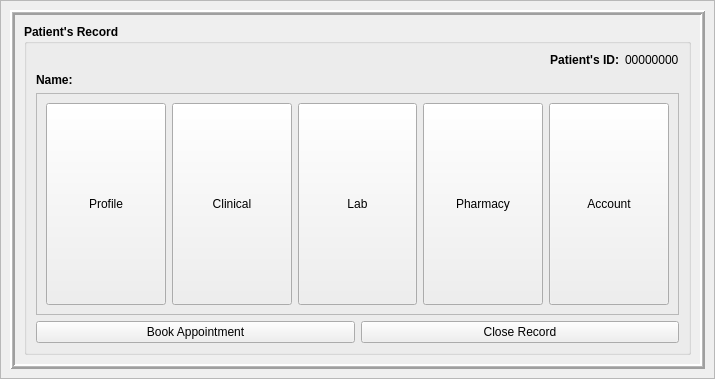
<?xml version="1.0" encoding="UTF-8"?>
<ui version="4.0">
 <class>Patient</class>
 <widget class="QWidget" name="Patient">
  <property name="geometry">
   <rect>
    <x>0</x>
    <y>0</y>
    <width>715</width>
    <height>379</height>
   </rect>
  </property>
  <property name="windowTitle">
   <string>Patient</string>
  </property>
  <layout class="QGridLayout" name="gridLayout">
   <property name="leftMargin">
    <number>0</number>
   </property>
   <property name="topMargin">
    <number>0</number>
   </property>
   <property name="rightMargin">
    <number>0</number>
   </property>
   <property name="bottomMargin">
    <number>0</number>
   </property>
   <property name="spacing">
    <number>0</number>
   </property>
   <item row="0" column="0">
    <widget class="QFrame" name="bgLayer">
     <property name="mouseTracking">
      <bool>true</bool>
     </property>
     <property name="tabletTracking">
      <bool>true</bool>
     </property>
     <property name="frameShape">
      <enum>QFrame::StyledPanel</enum>
     </property>
     <property name="frameShadow">
      <enum>QFrame::Raised</enum>
     </property>
     <layout class="QGridLayout" name="gridLayout_2">
      <item row="0" column="0">
       <widget class="QFrame" name="bgframe">
        <property name="frameShape">
         <enum>QFrame::Box</enum>
        </property>
        <property name="frameShadow">
         <enum>QFrame::Raised</enum>
        </property>
        <property name="lineWidth">
         <number>2</number>
        </property>
        <property name="midLineWidth">
         <number>1</number>
        </property>
        <layout class="QGridLayout" name="gridLayout_3">
         <item row="0" column="1">
          <widget class="QGroupBox" name="groupBox">
           <property name="font">
            <font>
             <weight>75</weight>
             <bold>true</bold>
            </font>
           </property>
           <property name="title">
            <string>Patient's Record</string>
           </property>
           <layout class="QVBoxLayout" name="verticalLayout">
            <item>
             <layout class="QHBoxLayout" name="horizontalLayout">
              <item>
               <widget class="QLabel" name="label_2">
                <property name="sizePolicy">
                 <sizepolicy hsizetype="Expanding" vsizetype="Preferred">
                  <horstretch>0</horstretch>
                  <verstretch>0</verstretch>
                 </sizepolicy>
                </property>
                <property name="text">
                 <string>Patient's ID:</string>
                </property>
                <property name="alignment">
                 <set>Qt::AlignRight|Qt::AlignTrailing|Qt::AlignVCenter</set>
                </property>
               </widget>
              </item>
              <item>
               <widget class="QLabel" name="patientID">
                <property name="font">
                 <font>
                  <weight>50</weight>
                  <bold>false</bold>
                 </font>
                </property>
                <property name="text">
                 <string>00000000</string>
                </property>
               </widget>
              </item>
             </layout>
            </item>
            <item>
             <layout class="QHBoxLayout" name="horizontalLayout_4">
              <item>
               <widget class="QLabel" name="label_3">
                <property name="sizePolicy">
                 <sizepolicy hsizetype="Fixed" vsizetype="Preferred">
                  <horstretch>0</horstretch>
                  <verstretch>0</verstretch>
                 </sizepolicy>
                </property>
                <property name="font">
                 <font>
                  <weight>75</weight>
                  <bold>true</bold>
                 </font>
                </property>
                <property name="text">
                 <string>Name:</string>
                </property>
               </widget>
              </item>
              <item>
               <widget class="QLabel" name="fullname">
                <property name="font">
                 <font>
                  <weight>50</weight>
                  <bold>false</bold>
                 </font>
                </property>
                <property name="text">
                 <string/>
                </property>
               </widget>
              </item>
             </layout>
            </item>
            <item>
             <widget class="QFrame" name="frame">
              <property name="sizePolicy">
               <sizepolicy hsizetype="Preferred" vsizetype="Expanding">
                <horstretch>0</horstretch>
                <verstretch>0</verstretch>
               </sizepolicy>
              </property>
              <property name="frameShape">
               <enum>QFrame::StyledPanel</enum>
              </property>
              <property name="frameShadow">
               <enum>QFrame::Raised</enum>
              </property>
              <layout class="QHBoxLayout" name="horizontalLayout_2">
               <item>
                <widget class="QPushButton" name="profileBtn">
                 <property name="sizePolicy">
                  <sizepolicy hsizetype="Minimum" vsizetype="Preferred">
                   <horstretch>0</horstretch>
                   <verstretch>0</verstretch>
                  </sizepolicy>
                 </property>
                 <property name="font">
                  <font>
                   <weight>50</weight>
                   <bold>false</bold>
                  </font>
                 </property>
                 <property name="cursor">
                  <cursorShape>PointingHandCursor</cursorShape>
                 </property>
                 <property name="mouseTracking">
                  <bool>true</bool>
                 </property>
                 <property name="tabletTracking">
                  <bool>true</bool>
                 </property>
                 <property name="text">
                  <string>Profile</string>
                 </property>
                </widget>
               </item>
               <item>
                <widget class="QPushButton" name="clinicalBtn">
                 <property name="sizePolicy">
                  <sizepolicy hsizetype="Minimum" vsizetype="Preferred">
                   <horstretch>0</horstretch>
                   <verstretch>0</verstretch>
                  </sizepolicy>
                 </property>
                 <property name="font">
                  <font>
                   <weight>50</weight>
                   <bold>false</bold>
                  </font>
                 </property>
                 <property name="cursor">
                  <cursorShape>PointingHandCursor</cursorShape>
                 </property>
                 <property name="mouseTracking">
                  <bool>true</bool>
                 </property>
                 <property name="tabletTracking">
                  <bool>true</bool>
                 </property>
                 <property name="text">
                  <string>Clinical</string>
                 </property>
                </widget>
               </item>
               <item>
                <widget class="QPushButton" name="labBtn">
                 <property name="sizePolicy">
                  <sizepolicy hsizetype="Minimum" vsizetype="Preferred">
                   <horstretch>0</horstretch>
                   <verstretch>0</verstretch>
                  </sizepolicy>
                 </property>
                 <property name="font">
                  <font>
                   <weight>50</weight>
                   <bold>false</bold>
                  </font>
                 </property>
                 <property name="cursor">
                  <cursorShape>PointingHandCursor</cursorShape>
                 </property>
                 <property name="mouseTracking">
                  <bool>true</bool>
                 </property>
                 <property name="tabletTracking">
                  <bool>true</bool>
                 </property>
                 <property name="text">
                  <string>Lab</string>
                 </property>
                </widget>
               </item>
               <item>
                <widget class="QPushButton" name="pharmacyBtn">
                 <property name="sizePolicy">
                  <sizepolicy hsizetype="Minimum" vsizetype="Preferred">
                   <horstretch>0</horstretch>
                   <verstretch>0</verstretch>
                  </sizepolicy>
                 </property>
                 <property name="font">
                  <font>
                   <weight>50</weight>
                   <bold>false</bold>
                  </font>
                 </property>
                 <property name="cursor">
                  <cursorShape>PointingHandCursor</cursorShape>
                 </property>
                 <property name="mouseTracking">
                  <bool>true</bool>
                 </property>
                 <property name="tabletTracking">
                  <bool>true</bool>
                 </property>
                 <property name="text">
                  <string>Pharmacy</string>
                 </property>
                </widget>
               </item>
               <item>
                <widget class="QPushButton" name="accountBtn">
                 <property name="sizePolicy">
                  <sizepolicy hsizetype="Minimum" vsizetype="Preferred">
                   <horstretch>0</horstretch>
                   <verstretch>0</verstretch>
                  </sizepolicy>
                 </property>
                 <property name="font">
                  <font>
                   <weight>50</weight>
                   <bold>false</bold>
                  </font>
                 </property>
                 <property name="cursor">
                  <cursorShape>PointingHandCursor</cursorShape>
                 </property>
                 <property name="mouseTracking">
                  <bool>true</bool>
                 </property>
                 <property name="tabletTracking">
                  <bool>true</bool>
                 </property>
                 <property name="text">
                  <string>Account</string>
                 </property>
                </widget>
               </item>
              </layout>
             </widget>
            </item>
            <item>
             <layout class="QHBoxLayout" name="horizontalLayout_3">
              <item>
               <widget class="QPushButton" name="bookBtn">
                <property name="font">
                 <font>
                  <weight>50</weight>
                  <bold>false</bold>
                 </font>
                </property>
                <property name="cursor">
                 <cursorShape>PointingHandCursor</cursorShape>
                </property>
                <property name="mouseTracking">
                 <bool>true</bool>
                </property>
                <property name="tabletTracking">
                 <bool>true</bool>
                </property>
                <property name="text">
                 <string>Book Appointment</string>
                </property>
               </widget>
              </item>
              <item>
               <widget class="QPushButton" name="closeBtn">
                <property name="font">
                 <font>
                  <weight>50</weight>
                  <bold>false</bold>
                 </font>
                </property>
                <property name="cursor">
                 <cursorShape>PointingHandCursor</cursorShape>
                </property>
                <property name="mouseTracking">
                 <bool>true</bool>
                </property>
                <property name="tabletTracking">
                 <bool>true</bool>
                </property>
                <property name="text">
                 <string>Close Record</string>
                </property>
               </widget>
              </item>
             </layout>
            </item>
           </layout>
          </widget>
         </item>
        </layout>
       </widget>
      </item>
     </layout>
    </widget>
   </item>
  </layout>
 </widget>
 <resources/>
 <connections/>
</ui>
